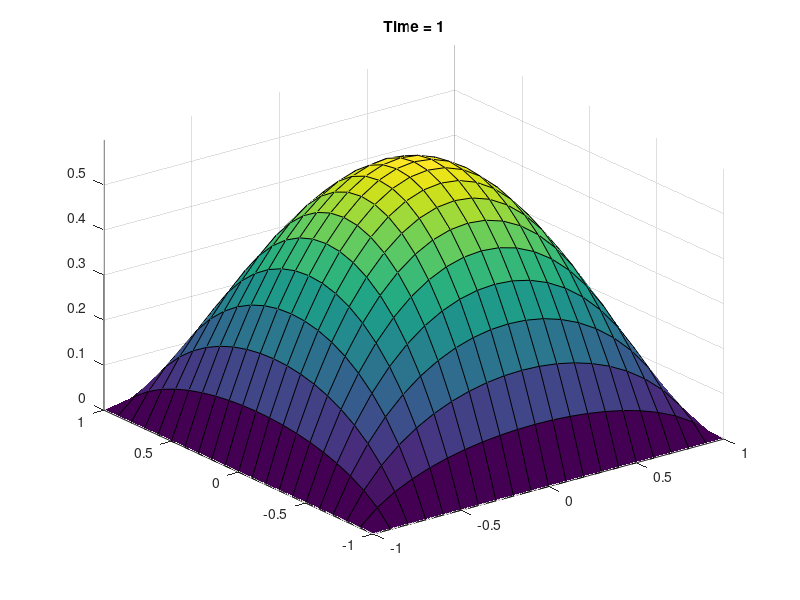

This chart was generated by the following MATLAB code:
% Startup of Poiseuille flow in a square duct.
% u_t = K + u_xx + u_yy
% -1 < x < 1, -1 < y < 1
% BC: u = 0 on the boundary: x,y = +/- 1
% IC: u(0,x,y) = 0
% FTCS scheme
clear all
close all
clc
jmax=21;
imax=jmax;
u=zeros(imax,jmax);
new_u=u;
dy=2/(jmax-1);
y=linspace(-1,1,jmax);
[x,y]=meshgrid(-1:dy:1,-1:dy:1);
tmax=1;
dt=0.0025;     % Different stability limit:
r=dt/dy^2      % r <= 0.25
nmax=ceil(tmax/dt);
K=2;

for n=1:nmax
    for j=2:jmax-1
        for i=2:imax-1
            new_u(i,j)=K*dt + u(i,j)*(1-4*r)...
                       + r*(u(i,j+1)+u(i,j-1)+u(i+1,j)+u(i-1,j));
        end
    end
    u=new_u;
    surf(x,y,u)
    axis([-1 1 -1 1 0 .6])
    title(['Time = ',num2str(n*dt,2)])
    drawnow;
    % pause
end
